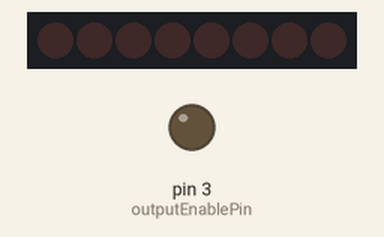
A sketch run on a simulated Arduino Uno, built with avr-gcc and run on an emulated ATmega328P. On the bench: 8 shift-register outputs drawn as a row of LEDs (first output left, lit = HIGH), output pins drawn as LEDs (lit = HIGH). Pins used as bus, display or sensor lines are not drawn.

Above: at 0.05 s.
At 5.85 s:
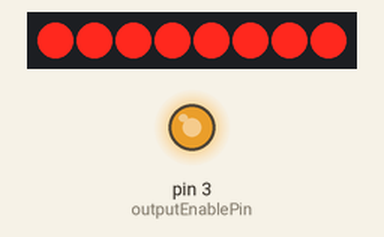
At 11.95 s:
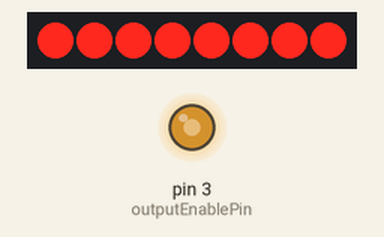
At 25.45 s:
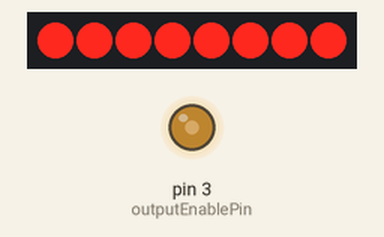
Timing chart, 0 to 33.2 s (numbered marks = the images above):
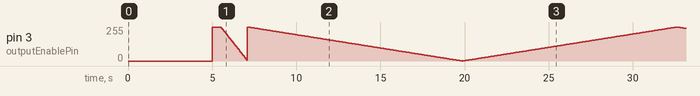

The sketch:

Shift_Rgister_brightness.ino
```cpp
/*Reference: https://learn.adafruit.com/adafruit-arduino-lesson-4-eight-leds?view=all */

int latchPin = 5; //to pin 12
int clockPin = 6; //to pin 11
int dataPin = 4; //to pin 14
int outputEnablePin = 3; //to pin 13

byte leds = 0; // control the leds by writng values to this byte
byte b = 0;  //brightness 0 - 255
byte i = 1;
void setup()
{
  pinMode(latchPin, OUTPUT);
  pinMode(dataPin, OUTPUT);
  pinMode(clockPin, OUTPUT);
  pinMode(outputEnablePin, OUTPUT);
}

void loop()
{
  delay(5000);
  setBrightness(0);
  for (i = 0; i < 8; i++) bitSet(leds, i);    //to change bits
  updateShiftRegister();
  delay(500);

  while (1) {
    setBrightness(b);
    b = b + i;
    if (b == 255) i = -1;
    if (b == 0) i = 1;
    delay(50);

  }
}
```

setBrightness.ino
```cpp
//function to set the brightness

void setBrightness(byte brightness) // 0 to 255
{
  analogWrite(outputEnablePin, 255 - brightness);   //This 13th pin is active low, if it is HIGH all pins are made off
}
```

updateShiftRegister.ino
```cpp
//update the shift register by writing the new value

void updateShiftRegister()
{
   digitalWrite(latchPin, LOW); //pull latch pin LOW to start sending data
   shiftOut(dataPin, clockPin, LSBFIRST, leds); //send data
   digitalWrite(latchPin, HIGH); //pull latch pin HIGH to stop sending data
}
```
